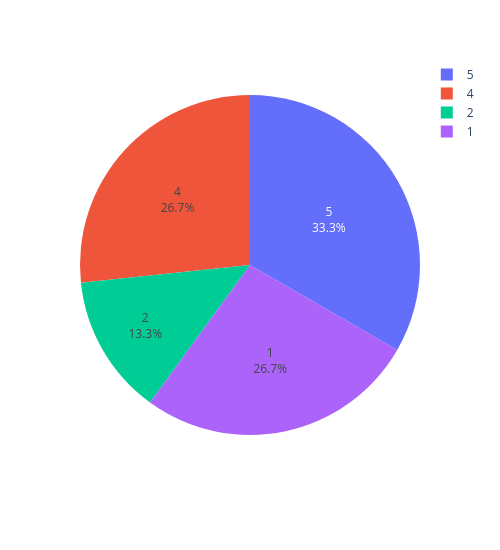

Source (notebook cell):
### Code cell
import plotly.express as px
fig = px.pie(winning_team, values=winning_team['count'], names=winning_team['count'],
             color =winning_team['count'])
fig.update_traces(textposition='inside',
                  textinfo='percent+label',
                  sort=False)
fig.update_layout(width=500, height=550)
fig.show()

### Figure 1 — Plotly figure (JSON) as saved in the notebook; plotly's stock layout.template omitted (floating-point values rounded to 4 significant figures)
{"data": [{"customdata": [[5], [4], [2], [1], [1], [1], [1]], "domain": {"x": [0, 1], "y": [0, 1]}, "hovertemplate": "count=%{customdata[0]}<extra></extra>", "labels": [5, 4, 2, 1, 1, 1, 1], "legendgroup": "", "marker": {"colors": ["#636efa", "#EF553B", "#00cc96", "#ab63fa", "#ab63fa", "#ab63fa", "#ab63fa"]}, "name": "", "showlegend": true, "sort": false, "textinfo": "percent+label", "textposition": "inside", "type": "pie", "values": [5, 4, 2, 1, 1, 1, 1]}], "layout": {"height": 550, "legend": {"tracegroupgap": 0}, "margin": {"t": 60}, "width": 500}}
